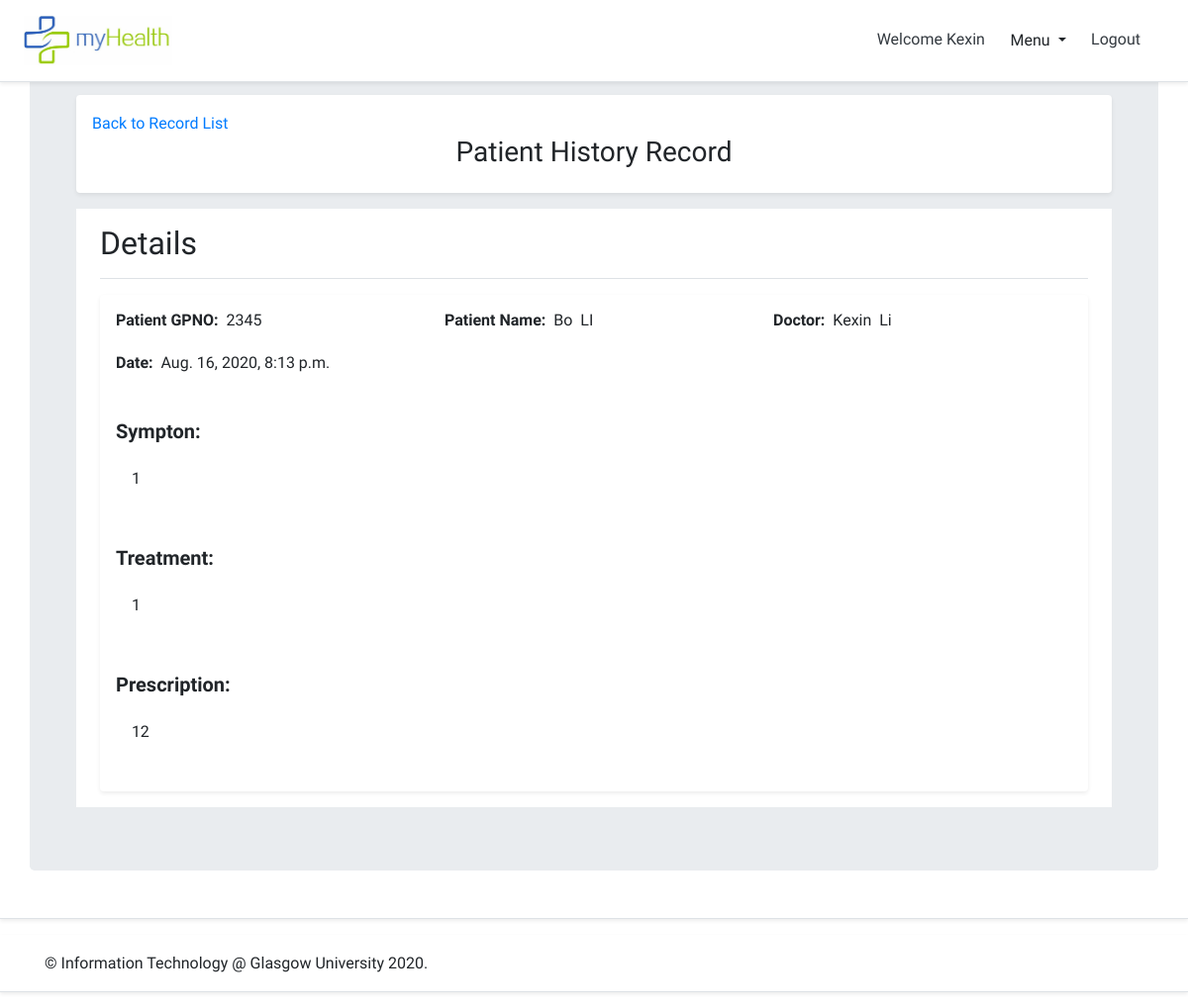
Page /myhealth/record_list/record/7/ (signed in) on the committed database.
### myhealth/models.py (models this page shows, shortened)
class User(AbstractBaseUser, PermissionsMixin):
    email = models.EmailField(max_length=254, unique=True)
    GPNO = models.CharField(max_length=10, default='', unique=True)
    first_name = models.CharField(max_length=30, blank=True)
    last_name = models.CharField(max_length=30, blank=True)
    is_staff = models.BooleanField(default=False)
    is_superuser = models.BooleanField(default=False)
    is_patient = models.BooleanField(default=False)
    is_doctor = models.BooleanField(default=False)
    is_admin = models.BooleanField(default=False)
    is_active = models.BooleanField(default=True)
    last_login = models.DateTimeField(null=True, blank=True)
    date_joined = models.DateTimeField(auto_now_add=True)
    USERNAME_FIELD = 'email'
    EMAIL_FIELD = 'email'
    REQUIRED_FIELDS = ['GPNO','first_name','last_name']
    objects = UserManager()

class Record(models.Model):
    patient = models.ForeignKey(get_user_model(), related_name='record_patient_gpno', on_delete=models.CASCADE)
    creator = models.ForeignKey(DoctorProfile, related_name='record_doctor_id', on_delete=models.CASCADE)
    doctor_email = models.ForeignKey(get_user_model(), related_name='doctor_email', on_delete=models.CASCADE)
    sympton = models.TextField(null=True)
    treatment = models.TextField(null=True)
    prescription = models.TextField(null=True)
    date_created = models.DateTimeField(auto_now_add=True)
    allowed_users = models.ManyToManyField(get_user_model(),related_name='allowed_users')
    class Meta:
        ordering = ('date_created',)

class DoctorProfile(models.Model):
    user = models.OneToOneField(get_user_model(), related_name='doctorprofile', on_delete=models.CASCADE)
    staffID = models.CharField(max_length=10, default='', unique=True)
    GENDER_CHOICES = (
        (0, '------------'),
        (1, 'female'),
        (2, 'male'),
    )
    gender = models.IntegerField(choices=GENDER_CHOICES, default=0)
    birth = models.DateField(blank=True, null=True)
    address = models.CharField(max_length=255, blank=True, null=True)
    work_address = models.CharField(max_length=255, blank=True, null=True)
    tel = models.CharField(max_length=20, blank=True, null=True)
    direction = models.CharField(max_length=255, blank=True, null=True)
    description = models.CharField(max_length=255, blank=True, null=True)
    image = models.ImageField(default='default.jpg',upload_to='profile_pics')

### myhealth/views.py (the view)
# urls.py: path('record_list/record/<int:pk>/', views.get_record, name='record_detail'),
@login_required
def get_record(request, pk):
    record = get_object_or_404(Record, pk=pk)
    user = User.objects.get(email=request.user.email)
    if record in user.allowed_users.all():
        return render(request, "myhealth/recordDetail.html", {'record':record, 'user':user})
    else:
        return redirect('/')

### templates/myhealth/recordDetail.html (shortened to what this page needs)
{% extends "myhealth/base.html" %}
{% load staticfiles %}
{% block content %}
<div class="my-3 p-3 bg-white rounded shadow-sm">
    <section>
        <a href="{% url 'record_list' %}" class="text-left">Back to Record List</a>
        <h3  class="text-center">Patient History Record</h3>
    </section>
</div>
<div class="container-fluid bg-white">
    <div class="row">
      <main role="main" class="col-md-12 ml-sm-auto col-lg-12 px-md-4">
        <div class="d-flex justify-content-between flex-wrap flex-md-nowrap align-items-center pt-3 pb-2 mb-3 border-bottom">
          <h1 class="h2">Details</h1>
        </div>
        <div class="media-body my-3 p-3 bg-white rounded shadow-sm">
            <div class="row mb-3">
                <div class="col-sm-4 themed-grid-col">
                    <h6><strong>Patient GPNO:</strong>&nbsp;&nbsp;{{ record.patient.GPNO }}</h6>
                </div>
                <div class="col-sm-4 themed-grid-col">
                    <h6><strong>Patient Name:</strong>&nbsp;&nbsp;{{ record.patient.first_name }}&nbsp;&nbsp;{{ record.patient.last_name }}</h6>
                </div>
                <div class="col-sm-4 themed-grid-col"><h6><strong>Doctor:</strong>&nbsp;&nbsp;{{ record.creator.user.first_name }}&nbsp;&nbsp;{{ record.creator.user.last_name }}</h6></div>
            </div>
            <div class="row mb-3 ">
                <div class="col-sm-4 themed-grid-col">
                    <h6><strong>Date:</strong>&nbsp;&nbsp;{{ record.date_created }}</h6>
                </div>
            </div>
            <br>
            <div class="row mb-3 text-left">
                <div class="col-sm-4 themed-grid-col">
                    <h5><strong>Sympton:</strong></h5>
                </div>
            </div>
            <div class="row mb-3">
                <div class="col-sm-12 themed-grid-col">
                    <p>&nbsp;&nbsp;&nbsp;&nbsp;{{ record.sympton }}</p>
                </div>
            </div>
            <br>
            <div class="row mb-3 text-left">
                <div class="col-sm-4 themed-grid-col">
                    <h5><strong>Treatment:</strong></h5>
                </div>
            </div>
            <div class="row mb-3">
                <div class="col-sm-12 themed-grid-col">
                    <p>&nbsp;&nbsp;&nbsp;&nbsp;{{ record.treatment }}</p>
                </div>
            </div>
            <br>
            <div class="row mb-3 text-left">
                <div class="col-sm-4 themed-grid-col">
                    <h5><strong>Prescription:</strong></h5>
                </div>
            </div>
            <div class="row mb-3">
                <div class="col-sm-12 themed-grid-col">
                    <p>&nbsp;&nbsp;&nbsp;&nbsp;{{ record.prescription }}</p>
                </div>
            </div>
        </div>
      </main>
    </div>
  </div>
{% endblock content %}

### templates/myhealth/base.html (shortened to what this page needs)
<!DOCTYPE html>
{% load staticfiles %}
<html>
    <head>
        <link rel="stylesheet" href="https://stackpath.bootstrapcdn.com/bootstrap/4.5.0/css/bootstrap.min.css">
        <link rel="stylesheet" href="{% static 'css/base.css' %}" />
        <link rel="stylesheet" href="{% static 'css/profile.css' %}">
        <link rel="stylesheet" type="text/css" href="{% static 'date/jquery.timepicker.css' %}" />
        <link rel="stylesheet" type="text/css" href="{% static 'date/bootstrap-datepicker.css' %}"/>
    </head>
    <body>
        <header class="site-header">
            <div
                class="fixed-top d-flex flex-column flex-md-row align-items-center p-3 px-md-4 mb-3 bg-white border-bottom shadow-sm">
                <h5 class="my-0 mr-md-auto font-weight-normal"><img src="{% static 'img/logo/01_logo.jpg' %}" alt="Logo"
                        width="150" height="50" /></h5>
                <nav class="my-2 my-md-0 mr-md-3">
                    {% if user.is_authenticated and user.is_patient %}
                    <div class="dropdown show">
                        <a class="p-2 text-dark" href="{% url 'home' %}">Welcome {{user.first_name}}</a>
                        <a class="btn btn-white dropdown-toggle" href="#" role="button" id="dropdownMenuLink"
                            data-toggle="dropdown" aria-haspopup="true" aria-expanded="false">
                            Menu
                        </a>
                        <div class="dropdown-menu" aria-labelledby="dropdownMenuLink">
                            <a class="dropdown-item" href="{% url 'patient_profile' %}">Edit Profile</a>
                            <a class="dropdown-item" href="{% url 'record_list' %}">Record History</a>
                            <a class="dropdown-item" href="{% url 'doctor_list' %}">Make an appointment</a>
                            <a class="dropdown-item" href="{% url 'patient_appointment' %}">My appointments</a>
                            <a class="dropdown-item" href="{% url 'forum' %}">Forum</a>
                        </div>
                        <a class="p-2 text-dark" href="{% url 'logout' %}">Logout</a>
                    </div>
                    {% elif user.is_authenticated and user.is_doctor %}
                    <div class="dropdown show">
                        <a class="p-2 text-dark" href="{% url 'home' %}">Welcome {{user.first_name}}</a>
                        <a class="btn btn-white dropdown-toggle" href="#" role="button" id="dropdownMenuLink"
                            data-toggle="dropdown" aria-haspopup="true" aria-expanded="false">
                            Menu
                        </a>
                        <a class="p-2 text-dark" href="{% url 'logout' %}">Logout</a>
                    </div>
                    {% endif %}
                </nav>
            </div>
        </header>
        <div class="d-flex flex-column flex-md-row align-items-center p-3 px-md-4 mb-3 bg-white border-bottom shadow-sm">
            <main role="main" class="container jumbotron">
                <div class="container">
                    {% block content %}{% endblock %}
                </div>
            </main>
        </div>
        <footer id="footer" class="d-flex flex-column flex-md-row align-items-center p-3 px-md-4 mb-3 bg-white border-bottom shadow-sm" >
            <div class="container">
                <span id="footer-main-text" class="align-middle">&copy; Information Technology @ Glasgow University 2020.</span>
            </div>
        </footer>
    </body>
</html>

### static/css/base.css (style rules this page uses)
a:link { text-decoration: none; font-family: 'Baloo Paaji 2', cursive; }
#footer { font-family: 'Baloo Paaji 2', cursive; }
.h1, .h2, .h3, .h4, .h5, .h6, h1, h2, h3, h4, h5, h6, p, .p { font-family: 'Baloo Paaji 2', cursive; }

### rows in the picture
User: first_name "Kexin"
Record: patient.GPNO "2345", patient.first_name "Bo", patient.last_name "LI", creator.user.first_name "Kexin", creator.user.last_name "Li", date_created "Aug. 16, 2020, 8:13 p.m.", sympton "1", treatment "1", prescription "12"
